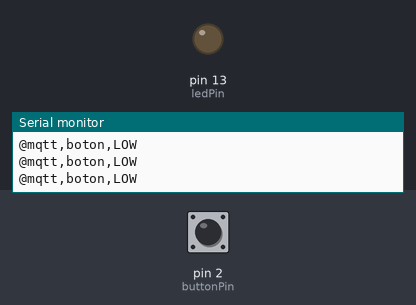
Recording of a sketch running on a simulated Arduino Uno, built with avr-gcc and run on an emulated ATmega328P. Shown: output pins drawn as LEDs (lit = HIGH), the last lines printed to the serial monitor. Inputs (shaded band) come from the test bench; at power-on: pin 2 (buttonPin) LOW.

Above: at 1.2 s.
1.3 s: pin 2 (buttonPin) pulled HIGH for 0.15 s
At 1.38 s:
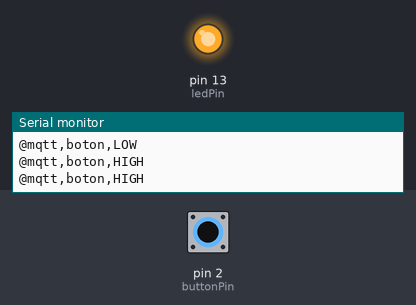
2.9 s: pin 2 (buttonPin) pulled HIGH for 3.2 s
At 7.3 s:
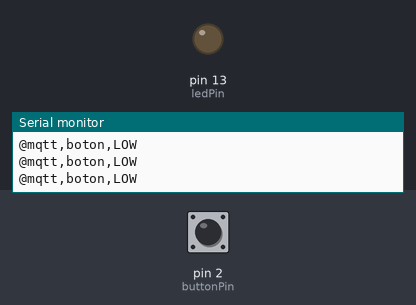
7.6 s: pin 2 (buttonPin) driven HIGH
At 8.8 s:
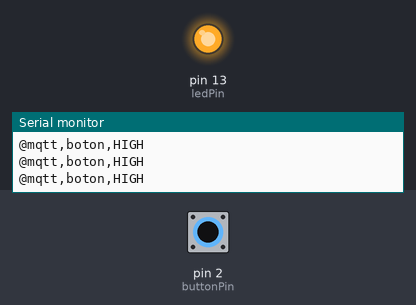
10.6 s: pin 2 (buttonPin) driven LOW
At 11.5 s:
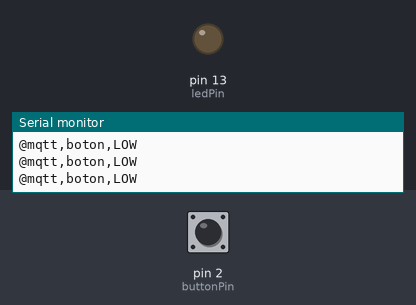
Timing chart, 0 to 13.1 s (numbered marks = the images above; inputs shaded):
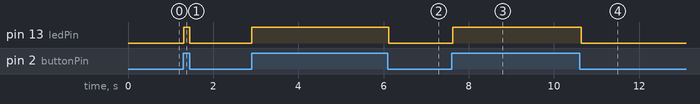

The sketch:

test1_button.ino
```cpp
const int buttonPin = 2;     // the number of the pushbutton pin
const int ledPin =  13;      // the number of the LED pin

// variables will change:
int buttonState = 0;         // variable for reading the pushbutton status

void setup() {
  // initialize the LED pin as an output:
  pinMode(ledPin, OUTPUT);
  // initialize the pushbutton pin as an input:
  pinMode(buttonPin, INPUT);
  Serial.begin(9600);

}

void loop() {
  // read the state of the pushbutton value:
  buttonState = digitalRead(buttonPin);

  // check if the pushbutton is pressed. If it is, the buttonState is HIGH:
  if (buttonState == HIGH) {
    // turn LED on:
    digitalWrite(ledPin, HIGH);
    Serial.print("@");
    Serial.print("mqtt");
    Serial.print(",");
    Serial.print("boton");
    Serial.print(",");
    Serial.println("HIGH");
    delay(50);

  } else {
    // turn LED off:
    digitalWrite(ledPin, LOW);
    Serial.print("@");
    Serial.print("mqtt");
    Serial.print(",");
    Serial.print("boton");
    Serial.print(",");
    Serial.println("LOW");
    delay(50);

  }
}
```

Measured:
- after the input at 1.3 s, pin 13 (ledPin): LOW → HIGH at once, → LOW 0.15 s later
- after the input at 2.9 s, pin 13 (ledPin): LOW → HIGH at once, → LOW 3.2 s later
- after the input at 7.6 s, pin 13 (ledPin): LOW → HIGH at once
- after the input at 10.6 s, pin 13 (ledPin): HIGH → LOW at once
